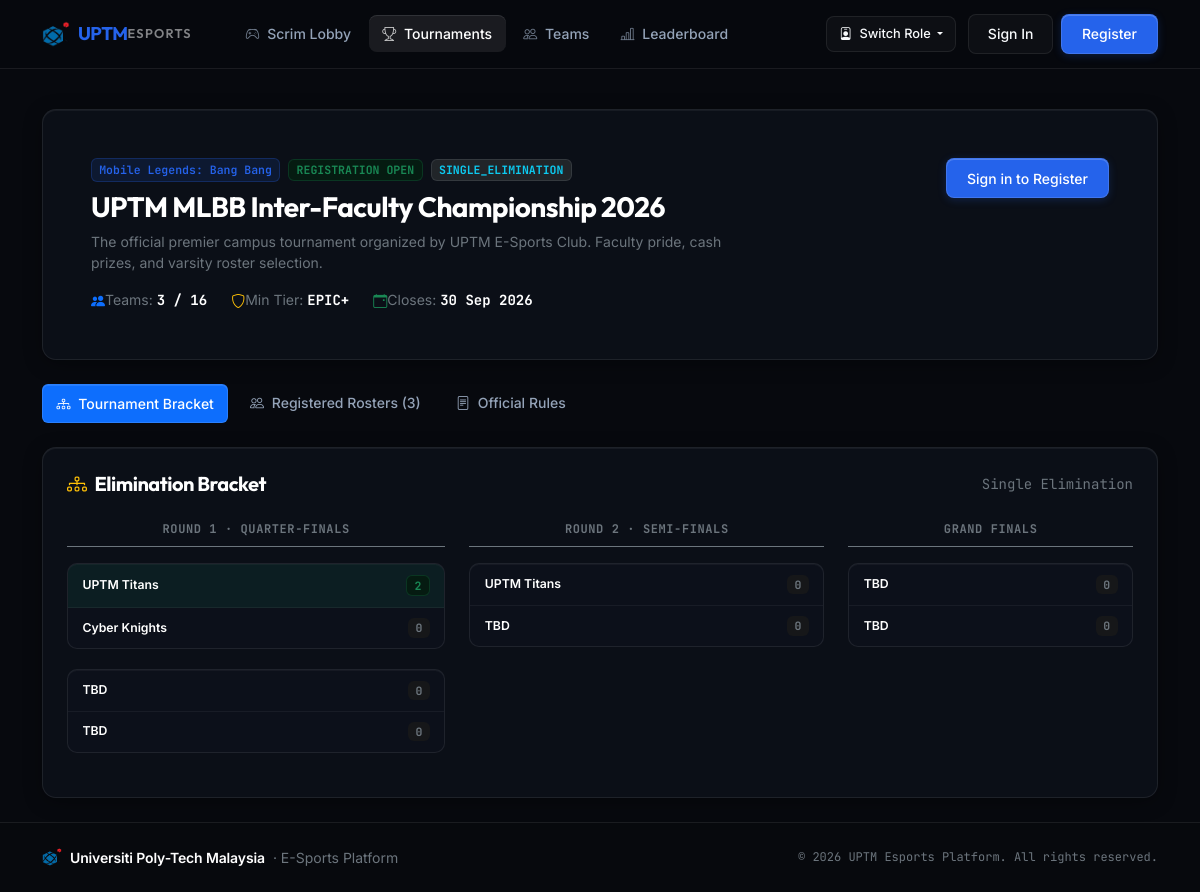
Page /tournaments/1 on the committed database.
### app/models.py (models this page shows, shortened)
class Tournament(db.Model):
    __tablename__ = 'tournaments'
    id = db.Column(db.Integer, primary_key=True)
    title = db.Column(db.String(150), nullable=False)
    description = db.Column(db.Text, nullable=True)
    game_title = db.Column(db.String(100), default='Mobile Legends: Bang Bang')
    rules = db.Column(db.Text, nullable=True)
    format = db.Column(db.String(30), default='SINGLE_ELIMINATION')
    max_teams = db.Column(db.Integer, default=16)
    rank_tier_req = db.Column(db.String(30), default='EPIC')
    registration_open = db.Column(db.DateTime, nullable=False)
    registration_close = db.Column(db.DateTime, nullable=False)
    status = db.Column(db.String(20), default='REGISTRATION_OPEN', index=True) # DRAFT, REGISTRATION_OPEN, ONGOING, COMPLETED
    created_by_id = db.Column(db.Integer, db.ForeignKey('users.id'), nullable=False)
    created_at = db.Column(db.DateTime, default=datetime.utcnow)
    creator = db.relationship('User', back_populates='created_tournaments')
    registrations = db.relationship('TournamentRegistration', back_populates='tournament', cascade='all, delete-orphan')
    matches = db.relationship('TournamentMatch', back_populates='tournament', cascade='all, delete-orphan')

class TournamentMatch(db.Model):
    __tablename__ = 'tournament_matches'
    id = db.Column(db.Integer, primary_key=True)
    tournament_id = db.Column(db.Integer, db.ForeignKey('tournaments.id'), nullable=False)
    round = db.Column(db.Integer, nullable=False) # 1 = Quarters/Round 1, 2 = Semis, 3 = Finals
    match_number = db.Column(db.Integer, nullable=False)
    team1_id = db.Column(db.Integer, db.ForeignKey('teams.id'), nullable=True)
    team2_id = db.Column(db.Integer, db.ForeignKey('teams.id'), nullable=True)
    winner_id = db.Column(db.Integer, db.ForeignKey('teams.id'), nullable=True)
    team1_score = db.Column(db.Integer, default=0)
    team2_score = db.Column(db.Integer, default=0)
    status = db.Column(db.String(20), default='PENDING') # PENDING, ONGOING, COMPLETED
    scheduled_at = db.Column(db.DateTime, nullable=True)
    created_at = db.Column(db.DateTime, default=datetime.utcnow)
    tournament = db.relationship('Tournament', back_populates='matches')
    team1 = db.relationship('Team', foreign_keys=[team1_id])
    team2 = db.relationship('Team', foreign_keys=[team2_id])
    winner = db.relationship('Team', foreign_keys=[winner_id])

class Team(db.Model):
    __tablename__ = 'teams'
    id = db.Column(db.Integer, primary_key=True)
    name = db.Column(db.String(100), unique=True, nullable=False)
    tag = db.Column(db.String(10), unique=True, nullable=False)
    logo_url = db.Column(db.String(255), nullable=True)
    description = db.Column(db.Text, nullable=True)
    captain_id = db.Column(db.Integer, db.ForeignKey('users.id'), nullable=False)
    status = db.Column(db.String(20), default='ACTIVE', index=True)
    created_at = db.Column(db.DateTime, default=datetime.utcnow)
    updated_at = db.Column(db.DateTime, default=datetime.utcnow, onupdate=datetime.utcnow)
    captain = db.relationship('User', back_populates='captained_teams', foreign_keys=[captain_id])
    members = db.relationship('TeamMember', back_populates='team', cascade='all, delete-orphan')
    scrim_requests = db.relationship('ScrimRequest', back_populates='team', cascade='all, delete-orphan')
    tournament_registrations = db.relationship('TournamentRegistration', back_populates='team', cascade='all, delete-orphan')

### app/routes/tournaments.py (the view)
@tournaments_bp.route('/<int:tournament_id>')
def detail(tournament_id):
    tournament = Tournament.query.get_or_404(tournament_id)
    registrations = TournamentRegistration.query.filter_by(tournament_id=tournament.id).all()
    matches = TournamentMatch.query.filter_by(tournament_id=tournament.id).order_by(
        TournamentMatch.round.asc(), TournamentMatch.match_number.asc()
    ).all()
    rounds = {}
    for m in matches:
        rounds.setdefault(m.round, []).append(m)
    my_team = current_user.primary_team if current_user.is_authenticated else None
    is_registered = False
    if my_team:
        is_registered = any(r.team_id == my_team.id for r in registrations)
    return render_template(
        'tournaments/detail.html',
        tournament=tournament,
        registrations=registrations,
        rounds=rounds,
        my_team=my_team,
        is_registered=is_registered
    )

### app/templates/tournaments/detail.html (shortened to what this page needs)
{% extends "base.html" %}
{% block content %}
<div class="container py-4">
    <div class="card-custom p-4 p-md-5 mb-4 position-relative overflow-hidden">
        <div class="d-flex flex-column flex-md-row justify-content-between align-items-md-start gap-4">
            <div>
                <div class="d-flex flex-wrap align-items-center gap-2 mb-2">
                    <span class="tag-pill font-mono">{{ tournament.game_title }}</span>
                    {% if tournament.status == 'REGISTRATION_OPEN' %}
                        <span class="badge bg-success-subtle text-success border border-success border-opacity-25 font-mono px-2.5 py-1" style="font-size: 0.72rem;">REGISTRATION OPEN</span>
                    {% elif tournament.status == 'ONGOING' %}
                        <span class="badge bg-warning-subtle text-warning border border-warning border-opacity-25 font-mono px-2.5 py-1" style="font-size: 0.72rem;">IN PROGRESS</span>
                    {% else %}
                        <span class="badge bg-secondary-subtle text-secondary border border-secondary border-opacity-25 font-mono px-2.5 py-1" style="font-size: 0.72rem;">{{ tournament.status }}</span>
                    {% endif %}
                    <span class="badge bg-dark border border-secondary border-opacity-25 text-info font-mono px-2.5 py-1" style="font-size: 0.72rem;">{{ tournament.format }}</span>
                </div>
                <h2 class="h3 fw-bold text-white mb-2" style="letter-spacing: -0.02em;">{{ tournament.title }}</h2>
                <p class="text-secondary small mb-3" style="max-width: 650px;">{{ tournament.description }}</p>
                <div class="d-flex flex-wrap gap-3 gap-md-4 text-secondary small">
                    <div class="d-flex align-items-center gap-1.5">
                        <i class="bi bi-people-fill text-primary"></i>
                        <span>Teams: <strong class="text-white font-mono">{{ registrations|length }} / {{ tournament.max_teams }}</strong></span>
                    </div>
                    <div class="d-flex align-items-center gap-1.5">
                        <i class="bi bi-shield text-warning"></i>
                        <span>Min Tier: <strong class="text-white font-mono">{{ tournament.rank_tier_req }}+</strong></span>
                    </div>
                    <div class="d-flex align-items-center gap-1.5">
                        <i class="bi bi-calendar-event text-success"></i>
                        <span>Closes: <strong class="text-white font-mono">{{ tournament.registration_close | format_date }}</strong></span>
                    </div>
                </div>
            </div>
            <div>
                {% if tournament.status == 'REGISTRATION_OPEN' %}
                    {% if is_registered %}
                        <div class="card-inner-box py-2.5 px-3.5 small d-flex align-items-center gap-2 text-success border border-success border-opacity-25">
                            <i class="bi bi-check-circle-fill"></i>
                            <span class="fw-semibold">Roster Registered</span>
                        </div>
                    {% elif not current_user.is_authenticated %}
                        <a href="{{ url_for('auth.login') }}" class="btn btn-uptm-blue">Sign in to Register</a>
                    {% else %}
                        <span class="badge bg-secondary-subtle text-secondary border border-secondary border-opacity-25 py-2 px-3">Captain registration only</span>
                    {% endif %}
                {% endif %}
            </div>
        </div>
    </div>
    <ul class="nav nav-pills gap-2 mb-4" role="tablist">
        <li class="nav-item">
            <button class="nav-link active btn-uptm-blue text-white" data-bs-toggle="pill" data-bs-target="#tab-bracket" type="button">
                <i class="bi bi-diagram-3 me-1"></i> Tournament Bracket
            </button>
        </li>
        <li class="nav-item">
            <button class="nav-link text-secondary" data-bs-toggle="pill" data-bs-target="#tab-teams" type="button">
                <i class="bi bi-people me-1"></i> Registered Rosters ({{ registrations|length }})
            </button>
        </li>
        <li class="nav-item">
            <button class="nav-link text-secondary" data-bs-toggle="pill" data-bs-target="#tab-rules" type="button">
                <i class="bi bi-file-text me-1"></i> Official Rules
            </button>
        </li>
    </ul>
    <div class="tab-content">
        <div class="tab-pane fade show active" id="tab-bracket" role="tabpanel">
            <div class="card-custom p-4 overflow-x-auto">
                <div class="d-flex justify-content-between align-items-center mb-4">
                    <h5 class="fw-bold text-white mb-0 d-flex align-items-center gap-2">
                        <i class="bi bi-diagram-3 text-warning"></i> Elimination Bracket
                    </h5>
                    <span class="text-secondary small font-mono">Single Elimination</span>
                </div>
                {% if rounds %}
                    <div class="d-flex gap-4" style="min-width: 700px;">
                        {% for round_num, match_list in rounds.items() %}
                            <div class="bracket-round flex-grow-1">
                                <div class="text-uppercase small fw-bold text-secondary mb-3 text-center border-bottom border-secondary border-opacity-15 pb-2 font-mono" style="letter-spacing: 0.05em; font-size: 0.75rem;">
                                    {% if round_num == 1 %}Round 1 · Quarter-Finals
                                    {% elif round_num == 2 %}Round 2 · Semi-Finals
                                    {% elif round_num == 3 %}Grand Finals
                                    {% else %}Round {{ round_num }}{% endif %}
                                </div>
                                {% for m in match_list %}
                                    <div class="bracket-match">
                                        <div class="bracket-team {% if m.winner_id and m.winner_id == m.team1_id %}winner{% endif %}">
                                            <span class="small fw-semibold text-truncate text-white" style="max-width: 170px;">
                                                {{ m.team1.name if m.team1 else 'TBD' }}
                                            </span>
                                            <span class="font-mono badge {% if m.team1_score > m.team2_score %}bg-success-subtle text-success border border-success border-opacity-25{% else %}bg-secondary-subtle text-secondary{% endif %}" style="font-size: 0.72rem;">
                                                {{ m.team1_score }}
                                            </span>
                                        </div>
                                        <div class="bracket-team {% if m.winner_id and m.winner_id == m.team2_id %}winner{% endif %}">
                                            <span class="small fw-semibold text-truncate text-white" style="max-width: 170px;">
                                                {{ m.team2.name if m.team2 else 'TBD' }}
                                            </span>
                                            <span class="font-mono badge {% if m.team2_score > m.team1_score %}bg-success-subtle text-success border border-success border-opacity-25{% else %}bg-secondary-subtle text-secondary{% endif %}" style="font-size: 0.72rem;">
                                                {{ m.team2_score }}
                                            </span>
                                        </div>
                                    </div>
                                {% endfor %}
                            </div>
                        {% endfor %}
                    </div>
                {% else %}
                    <div class="card-inner-box p-4 text-center">
                        <i class="bi bi-diagram-3 fs-2 text-secondary mb-2 d-block opacity-50"></i>
                        <p class="text-secondary small mb-0">Bracket will be generated automatically once team registrations conclude.</p>
                    </div>
                {% endif %}
            </div>
        </div>
    </div>
</div>
{% endblock %}

### app/static/css/style.css (style rules this page uses)
:root { --bg-base: #07090e; --bg-surface: rgba(14, 18, 28, 0.72); --bg-surface-elevated: rgba(20, 26, 40, 0.82); --bg-surface-hover: rgba(28, 36, 56, 0.88); --bg-card-inner: rgba(9, 12, 19, 0.65); --border-subtle: rgba(255, 255, 255, 0.08); --border-hover: rgba(255, 255, 255, 0.16); --border-focus: rgba(37, 99, 235, 0.55); --uptm-blue: #2563eb; --uptm-blue-hover: #1d4ed8; --uptm-blue-glow: rgba(37, 99, 235, 0.22); --uptm-blue-subtle: rgba(37, 99, 235, 0.12); --uptm-red: #e11d48; --uptm-red-hover: #be123c; --uptm-red-glow: rgba(225, 29, 72, 0.22); --uptm-red-subtle: rgba(225, 29, 72, 0.12); --text-primary: #f8fafc; --text-secondary: #94a3b8; --text-tertiary: #64748b; --text-muted: #475569; --accent-gold: #f59e0b; --accent-gold-subtle: rgba(245, 158, 11, 0.12); --accent-silver: #94a3b8; --accent-silver-subtle: rgba(148, 163, 184, 0.12); --accent-bronze: #d97706; --accent-bronze-subtle: rgba(217, 119, 6, 0.12); --accent-emerald: #10b981; --accent-emerald-subtle: rgba(16, 185, 129, 0.12); --font-sans: 'Inter', -apple-system, BlinkMacSystemFont, 'Segoe UI', Roboto, sans-serif; --font-display: 'Outfit', -apple-system, BlinkMacSystemFont, sans-serif; --font-mono: 'JetBrains Mono', ui-monospace, SFMono-Regular, monospace; }
html, body { background-color: var(--bg-base); color: var(--text-primary); font-family: var(--font-sans); font-feature-settings: 'cv02', 'cv03', 'cv04', 'cv11'; -webkit-font-smoothing: antialiased; -moz-osx-font-smoothing: grayscale; min-height: 100vh; display: flex; flex-direction: column; }
body::before { content: ''; position: fixed; top: 0; left: 0; right: 0; height: 520px; background: radial-gradient(circle 800px at 50% -120px, rgba(37, 99, 235, 0.12), rgba(225, 29, 72, 0.04) 50%, transparent 80%); pointer-events: none; z-index: -1; }
h1, h2, h3, h4, h5, h6, .font-display { font-family: var(--font-display); font-weight: 700; letter-spacing: -0.025em; color: #ffffff; }
h2 { letter-spacing: -0.03em; }
.font-mono { font-family: var(--font-mono) !important; }
.nav-link { color: var(--text-secondary) !important; font-size: 0.875rem; font-weight: 500; padding: 0.5rem 0.85rem !important; border-radius: 8px; transition: all 0.18s cubic-bezier(0.16, 1, 0.3, 1); }
.nav-link.active { color: #ffffff !important; background-color: rgba(255, 255, 255, 0.08); box-shadow: inset 0 1px 0 0 rgba(255, 255, 255, 0.1); }
.card-custom { background-color: var(--bg-surface); backdrop-filter: blur(16px); -webkit-backdrop-filter: blur(16px); border: 1px solid var(--border-subtle); border-radius: 14px; box-shadow: inset 0 1px 0 0 rgba(255, 255, 255, 0.05), 0 4px 20px -2px rgba(0, 0, 0, 0.4); transition: border-color 0.22s ease, box-shadow 0.22s ease, transform 0.22s ease; }
.btn-uptm-blue { background-color: var(--uptm-blue); color: #ffffff !important; border: 1px solid rgba(255, 255, 255, 0.12); font-weight: 500; font-size: 0.875rem; padding: 0.55rem 1.25rem; border-radius: 8px; box-shadow: inset 0 1px 0 0 rgba(255, 255, 255, 0.2), 0 2px 8px var(--uptm-blue-glow); transition: all 0.18s cubic-bezier(0.16, 1, 0.3, 1); text-decoration: none; }
.bracket-round { min-width: 270px; }
.bracket-match { background-color: var(--bg-surface); border: 1px solid var(--border-subtle); border-radius: 10px; overflow: hidden; margin-bottom: 1.25rem; box-shadow: inset 0 1px 0 0 rgba(255, 255, 255, 0.04); transition: border-color 0.2s ease, transform 0.15s ease; }
.bracket-team { padding: 0.65rem 0.9rem; display: flex; justify-content: space-between; align-items: center; border-bottom: 1px solid rgba(255, 255, 255, 0.05); font-size: 0.875rem; }
.bracket-team:last-child { border-bottom: none; }
.bracket-team.winner { background-color: rgba(16, 185, 129, 0.08); font-weight: 600; color: #34d399; }
.tag-pill { font-family: var(--font-mono); font-size: 0.72rem; font-weight: 600; color: var(--uptm-blue); background-color: var(--uptm-blue-subtle); border: 1px solid rgba(37, 99, 235, 0.25); border-radius: 6px; padding: 0.15rem 0.45rem; }

### rows in the picture
Tournament: game_title "Mobile Legends: Bang Bang", format "SINGLE_ELIMINATION", title "UPTM MLBB Inter-Faculty Championship 2026", description "The official premier campus tournament organized by UPTM E-Sports Club. Faculty pride, cash prizes, and varsity roster selection.", max_teams "16", rank_tier_req "EPIC", registration_close "30 Sep 2026"
TournamentMatch: team1 "UPTM Titans", team1_score "2", team2 "Cyber Knights", team2_score "0"
TournamentMatch: team1 "TBD", team1_score "0", team2 "TBD", team2_score "0"
TournamentMatch: team1 "UPTM Titans", team1_score "0", team2 "TBD", team2_score "0"
TournamentMatch: team1 "TBD", team1_score "0", team2 "TBD", team2_score "0"

### other values in the picture
{{ registrations|length }} "3"
